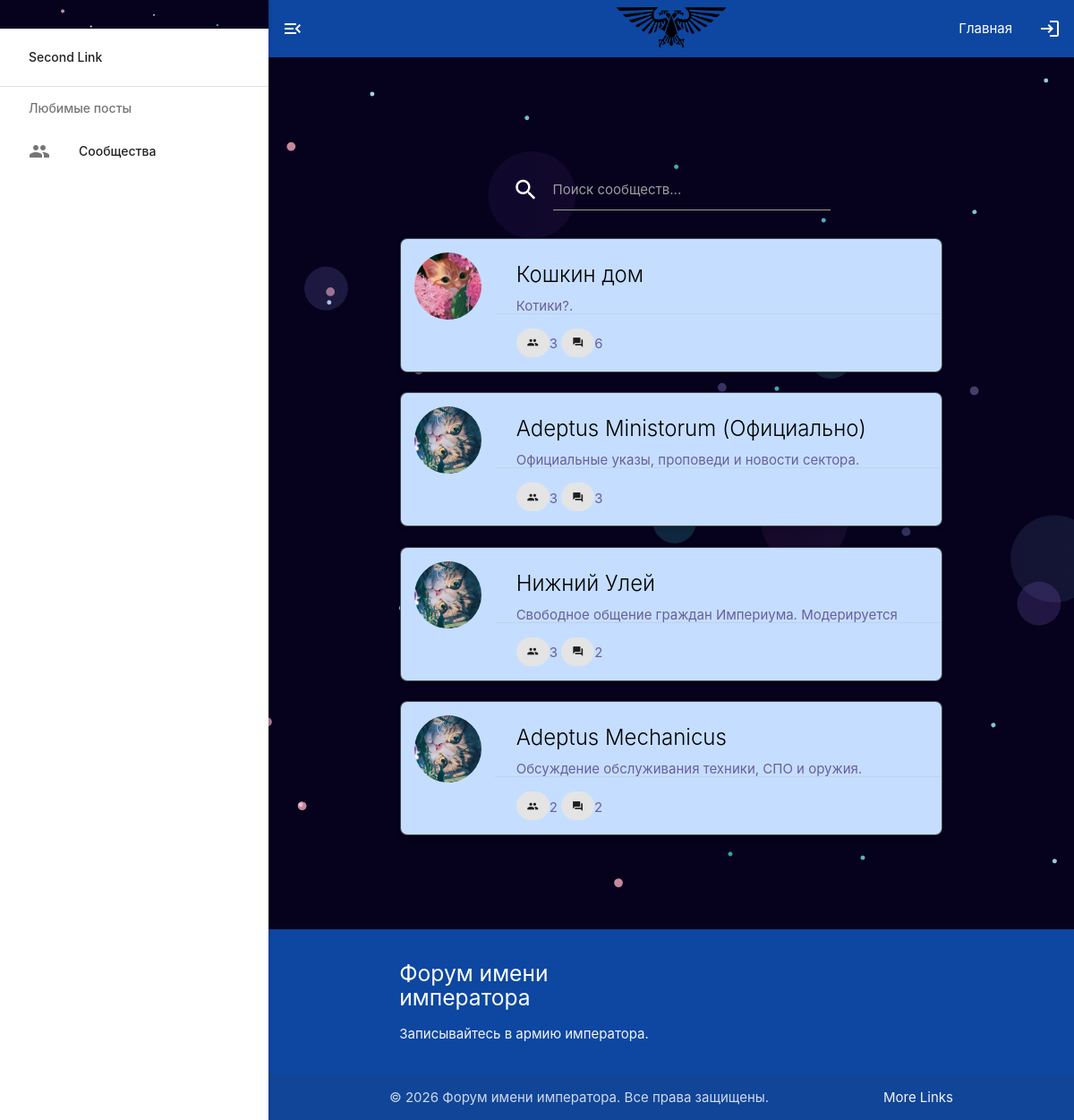
Screenshot of /forum/communities/ with the database file from the repository.
### forum/models.py (models this page shows, shortened)
class Community(MP_Node, TimeStampedModel):
    owner = models.ForeignKey(
        settings.AUTH_USER_MODEL,
        on_delete=models.PROTECT,
        related_name="owned_communities",
        verbose_name=_("Owner")
    )
    subscribers = models.ManyToManyField(
        settings.AUTH_USER_MODEL,
        related_name="subscibed_comunities",
        blank=True,
        verbose_name=_("Subscribers"),
    )
    title = models.CharField(
        max_length=255,
        verbose_name=_("Title")
    )
    slug = models.SlugField(
        max_length=255,
        unique=True,
        verbose_name=_("Slug")
    )
    description = models.TextField(
        blank=True,
        verbose_name=_("Description")
    )
    icon = models.FileField(
        upload_to="icons/",
        blank=True,
        validators=[FileExtensionValidator(allowed_extensions=['svg', 'png', 'webp', 'jpg', 'jpeg'])],
        verbose_name=_("Icon")
    )
    node_order_by = ["title"]
    class Meta:  # pyright: ignore[reportIncompatibleVariableOverride]
        verbose_name = _("Community")
        verbose_name_plural = _("Communities")
        indexes = [
            models.Index(fields=["slug"]),
        ]
    def get_absolute_url(self):
        return reverse('community_detail', kwargs={
            'community_id': self.pk,
            'slug': self.slug
        })

### forum/views.py (the view)
# urls.py: path('communities/', views.CommunityListView.as_view(), name='communities_list'),
class CommunityListView(ListView):
    model = Community
    template_name = "community_list.html"
    context_object_name = "community"
    paginate_by = 5
    search_fields = ["title", "slug"]
    def get_queryset(self):
        queryset = super().get_queryset().annotate(
            subscribers_count=Count("subscribers", distinct=True),
            topics_count=Count("topics__posts", distinct=True)
        )
        search_query = self.request.GET.get("search", "")
        if search_query:
            queryset = queryset.filter(title__icontains=search_query)
        return queryset.order_by("-subscribers_count", "-topics_count", "title")

### forum/templates/community_list.html (shortened to what this page needs)
{% extends "_layout.html" %}
{% block content%}
<div class="row backgroung-card-forum" style="margin-top: 4rem;">
    <form method="GET" action="">
        <search>
            <div class="input-field col s12 m6 offset-m3">
                <i class="material-icons prefix">search</i>
                <input id="search" type="text" name="search" value="{{ request.GET.search|default_if_none:'' }}">
                <label for="search">Поиск сообществ...</label>
            </div>
        </search>
    </form>
    {% if community %}
    <div class="row">
    {% include "forum/partials/_card_comminity.html" with community=community %}
</div>
    {% else %}
    <div class="card-panel center-align grey lighten-4">
        <p class="grey-text">Пока нет сообществ для обсуждения</p>
    </div>
    {% endif %}
</div>
{% endblock %}

### forum/templates/forum/partials/_card_comminity.html (shortened to what this page needs)
{% load static %}
{% block extra_css %}
<link rel="stylesheet" href="{% static 'css/cards_category.css' %}">
{% endblock extra_css %}
{% for com in community %}
    <div class="col s12 m10 offset-m1">
        <div class="card horizontal category-card unified-card" onclick="window.location='{{ com.get_absolute_url }}';" style="cursor: pointer; max-height: 10rem;">
            {% if com.icon %}
                <div class="card-cat" >
                    <img class="comm-card-avatar" src="{{ com.icon.url }}" alt="{{ com.title }}" onerror="this.onerror=null; this.src='{% static 'image.png' %}'; this.style.objectFit='contain';">
                </div>
            {% else %}
                <div class="card-cat">
                    <img class="comm-card-avatar" src="{% static 'assets/catto.png' %}" alt="{{ com.title }}" onerror="this.onerror=null; this.src='{% static 'image.png' %}'; this.style.objectFit='contain';">
                </div>
            {% endif %}
            <div class="card-stacked">
                <div class="card-content">
                    <span class="card-title">{{ com.title }}</span>
                    <p class="grey-text category-description">{{ com.description }}</p>
                </div>
                <div class="card-action grey-text text-darken-1 category-meta">
                    <span><i class="material-icons meta-chip">group</i>{{ com.subscribers_count }}</span>
                    <span><i class="material-icons meta-chip">forum</i>{{ com.topics_count }}</span>
            </div>
            </div>
        </div>
    </div>
{% empty %}
    <div class="col s12 m10 offset-m1">
        <div class="card-panel center-align grey lighten-4">
            <p class="grey-text">Пока нет сообществ для обсуждения</p>
        </div>
    </div>
{% endfor %}

### project/static/css/global.css (style rules this page uses)
body { display: flex; min-height: 100vh; flex-direction: column; }
.meta-chip { display: inline-flex; align-items: center; background-color: #e4e4e4; border-radius: 16px; padding: 0 12px; height: 32px; font-size: 13px; color: rgba(0, 0, 0, 0.87); white-space: nowrap; width: fit-content; }
.backgroung-card-forum { border-radius: 8px; padding: 20px; color: #ffffff; }
.card-cat { box-sizing: border-box; padding:1rem; }
.comm-card-avatar { width: 5rem; height: 5rem; border-radius: 50%; object-fit: cover; display: inline-block; }
:root { --primary-color-card: rgb(197, 222, 255); --primary-color-main-bg: rgb(197, 222, 255); --text-color: #000000; --text-color-secondary: #6a5f9b; --link-color: #90caf9; --primary-border-color: rgba(44, 36, 36, 0.8); --primary-border-color-hover: rgba(89, 98, 185, 0.8); --border-radius-card: 8px; --hover-filter: brightness(1.15); }
.unified-card { background-color: var(--primary-color-card) !important; border: 1px solid var(--primary-border-color) !important; border-radius: var(--border-radius-card) !important; color: var(--text-color) !important; box-shadow: 0 2px 5px rgba(0,0,0,0.2) !important; transition: filter 0.25s ease-in-out, border-color 0.25s ease-in-out !important; }
.unified-card .card-title, .unified-card .post-text, .unified-card .category-description { color: var(--text-color) !important; }
.unified-card .grey-text { color: var(--text-color-secondary) !important; }

### project/static/css/cards_category.css (style rules this page uses)
.category-card { height: 220px; display: flex; }
.category-card .card-content { overflow: hidden; }

### rows the page displays
Community: icon (picture), title "Кошкин дом", description "Котики?.", subscribers_count "3", topics_count "6"
Community: title "Adeptus Ministorum (Официально)", description "Официальные указы, проповеди и новости сектора.", subscribers_count "3", topics_count "3"
Community: title "Нижний Улей", description "Свободное общение граждан Империума. Модерируется…", subscribers_count "3", topics_count "2"
Community: title "Adeptus Mechanicus", description "Обсуждение обслуживания техники, СПО и оружия.", subscribers_count "2", topics_count "2"
